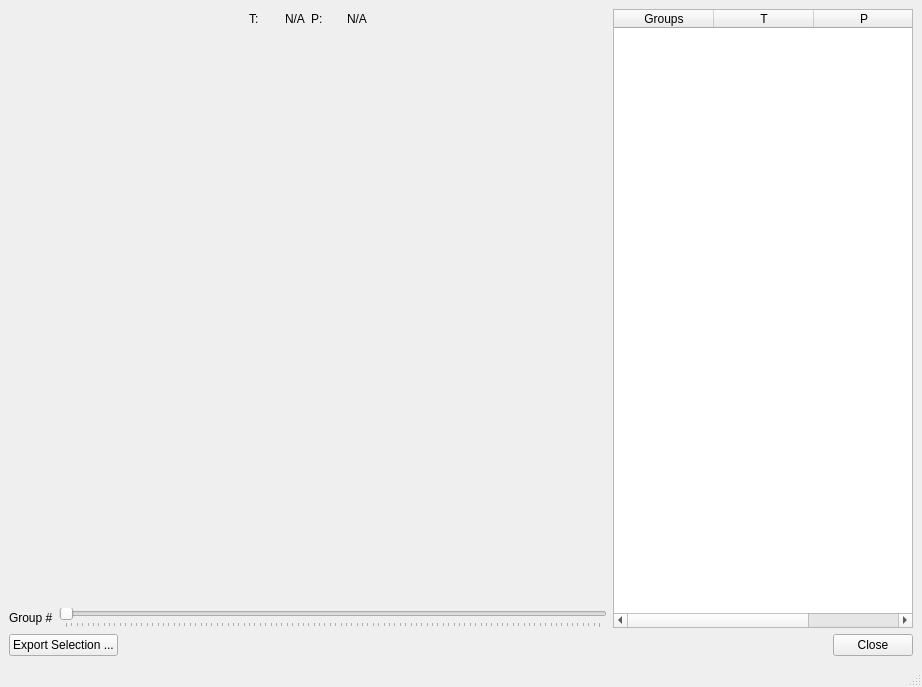
<?xml version="1.0" encoding="UTF-8"?>
<ui version="4.0">
 <class>MainWindow</class>
 <widget class="QMainWindow" name="MainWindow">
  <property name="geometry">
   <rect>
    <x>0</x>
    <y>0</y>
    <width>922</width>
    <height>687</height>
   </rect>
  </property>
  <property name="windowTitle">
   <string>MainWindow</string>
  </property>
  <widget class="QWidget" name="centralwidget">
   <layout class="QVBoxLayout" name="verticalLayout_2">
    <item>
     <layout class="QHBoxLayout" name="horizontalLayout_4">
      <item>
       <layout class="QVBoxLayout" name="verticalLayout">
        <item>
         <layout class="QHBoxLayout" name="horizontalLayout_3">
          <item>
           <spacer name="horizontalSpacer_2">
            <property name="orientation">
             <enum>Qt::Horizontal</enum>
            </property>
            <property name="sizeHint" stdset="0">
             <size>
              <width>40</width>
              <height>20</height>
             </size>
            </property>
           </spacer>
          </item>
          <item>
           <widget class="QLabel" name="para_1_label">
            <property name="minimumSize">
             <size>
              <width>30</width>
              <height>0</height>
             </size>
            </property>
            <property name="maximumSize">
             <size>
              <width>30</width>
              <height>16777215</height>
             </size>
            </property>
            <property name="text">
             <string>T:</string>
            </property>
           </widget>
          </item>
          <item>
           <widget class="QLabel" name="para_1_value">
            <property name="text">
             <string>N/A</string>
            </property>
           </widget>
          </item>
          <item>
           <widget class="QLabel" name="para_2_label">
            <property name="minimumSize">
             <size>
              <width>30</width>
              <height>0</height>
             </size>
            </property>
            <property name="maximumSize">
             <size>
              <width>30</width>
              <height>16777215</height>
             </size>
            </property>
            <property name="text">
             <string>P:</string>
            </property>
           </widget>
          </item>
          <item>
           <widget class="QLabel" name="para_2_value">
            <property name="text">
             <string>N/A</string>
            </property>
           </widget>
          </item>
          <item>
           <spacer name="horizontalSpacer_3">
            <property name="orientation">
             <enum>Qt::Horizontal</enum>
            </property>
            <property name="sizeHint" stdset="0">
             <size>
              <width>40</width>
              <height>20</height>
             </size>
            </property>
           </spacer>
          </item>
         </layout>
        </item>
        <item>
         <widget class="QWidget" name="widget_2" native="true"/>
        </item>
        <item>
         <widget class="QWidget" name="widget" native="true">
          <property name="sizePolicy">
           <sizepolicy hsizetype="Expanding" vsizetype="Expanding">
            <horstretch>0</horstretch>
            <verstretch>0</verstretch>
           </sizepolicy>
          </property>
         </widget>
        </item>
        <item>
         <layout class="QHBoxLayout" name="horizontalLayout_2">
          <item>
           <widget class="QLabel" name="label_6">
            <property name="text">
             <string>Group #</string>
            </property>
           </widget>
          </item>
          <item>
           <widget class="QSlider" name="group_slider">
            <property name="autoFillBackground">
             <bool>true</bool>
            </property>
            <property name="orientation">
             <enum>Qt::Horizontal</enum>
            </property>
            <property name="tickPosition">
             <enum>QSlider::TicksBelow</enum>
            </property>
           </widget>
          </item>
         </layout>
        </item>
       </layout>
      </item>
      <item>
       <widget class="QTableWidget" name="tableWidget">
        <property name="minimumSize">
         <size>
          <width>300</width>
          <height>0</height>
         </size>
        </property>
        <property name="maximumSize">
         <size>
          <width>300</width>
          <height>16777215</height>
         </size>
        </property>
        <property name="alternatingRowColors">
         <bool>true</bool>
        </property>
        <property name="selectionMode">
         <enum>QAbstractItemView::ContiguousSelection</enum>
        </property>
        <property name="selectionBehavior">
         <enum>QAbstractItemView::SelectRows</enum>
        </property>
        <column>
         <property name="text">
          <string>Groups</string>
         </property>
        </column>
        <column>
         <property name="text">
          <string>T</string>
         </property>
        </column>
        <column>
         <property name="text">
          <string>P</string>
         </property>
        </column>
       </widget>
      </item>
     </layout>
    </item>
    <item>
     <layout class="QHBoxLayout" name="horizontalLayout">
      <item>
       <widget class="QPushButton" name="export_button">
        <property name="text">
         <string>Export Selection ...</string>
        </property>
       </widget>
      </item>
      <item>
       <spacer name="horizontalSpacer">
        <property name="orientation">
         <enum>Qt::Horizontal</enum>
        </property>
        <property name="sizeHint" stdset="0">
         <size>
          <width>40</width>
          <height>20</height>
         </size>
        </property>
       </spacer>
      </item>
      <item>
       <widget class="QPushButton" name="close_button">
        <property name="text">
         <string>Close</string>
        </property>
       </widget>
      </item>
     </layout>
    </item>
   </layout>
  </widget>
  <widget class="QMenuBar" name="menubar">
   <property name="geometry">
    <rect>
     <x>0</x>
     <y>0</y>
     <width>922</width>
     <height>22</height>
    </rect>
   </property>
  </widget>
  <widget class="QStatusBar" name="statusbar"/>
 </widget>
 <resources/>
 <connections>
  <connection>
   <sender>tableWidget</sender>
   <signal>itemSelectionChanged()</signal>
   <receiver>MainWindow</receiver>
   <slot>table_widget_selection_changed()</slot>
   <hints>
    <hint type="sourcelabel">
     <x>758</x>
     <y>323</y>
    </hint>
    <hint type="destinationlabel">
     <x>460</x>
     <y>343</y>
    </hint>
   </hints>
  </connection>
  <connection>
   <sender>close_button</sender>
   <signal>clicked()</signal>
   <receiver>MainWindow</receiver>
   <slot>close_clicked()</slot>
   <hints>
    <hint type="sourcelabel">
     <x>867</x>
     <y>644</y>
    </hint>
    <hint type="destinationlabel">
     <x>819</x>
     <y>655</y>
    </hint>
   </hints>
  </connection>
  <connection>
   <sender>group_slider</sender>
   <signal>sliderMoved(int)</signal>
   <receiver>MainWindow</receiver>
   <slot>refresh_pyqtgraph()</slot>
   <hints>
    <hint type="sourcelabel">
     <x>188</x>
     <y>600</y>
    </hint>
    <hint type="destinationlabel">
     <x>209</x>
     <y>644</y>
    </hint>
   </hints>
  </connection>
  <connection>
   <sender>export_button</sender>
   <signal>clicked()</signal>
   <receiver>MainWindow</receiver>
   <slot>export_button_clicked()</slot>
   <hints>
    <hint type="sourcelabel">
     <x>107</x>
     <y>640</y>
    </hint>
    <hint type="destinationlabel">
     <x>132</x>
     <y>659</y>
    </hint>
   </hints>
  </connection>
 </connections>
 <slots>
  <slot>cancel_clicked()</slot>
  <slot>apply_clicked()</slot>
  <slot>circle_center_changed()</slot>
  <slot>sector_radio_button_changed()</slot>
  <slot>sector_changed()</slot>
  <slot>guide_color_changed()</slot>
  <slot>grid_size_changed()</slot>
  <slot>table_widget_selection_changed()</slot>
  <slot>close_clicked()</slot>
  <slot>refresh_pyqtgraph()</slot>
  <slot>export_button_clicked()</slot>
 </slots>
</ui>
